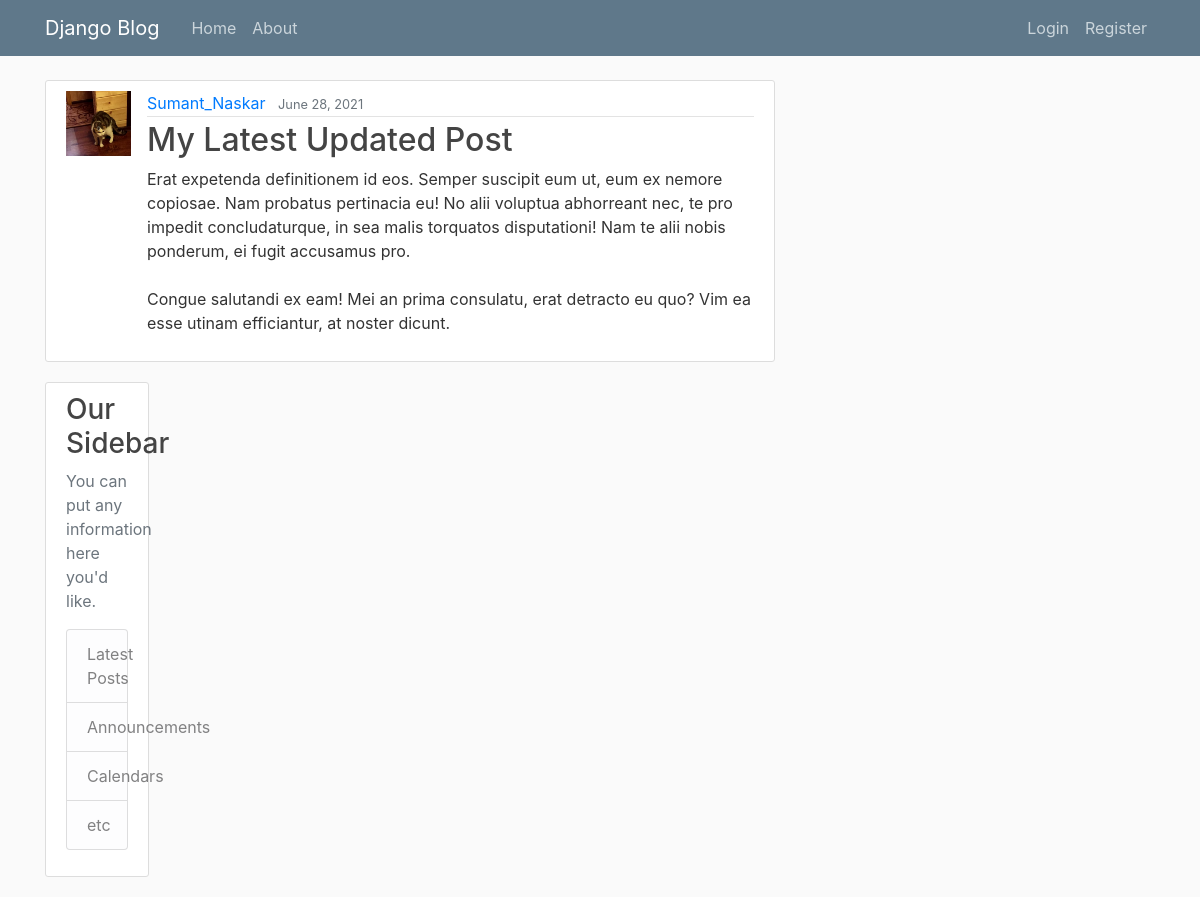
The page /post/30/ on the database its author committed.
### blog/models.py (models this page shows, shortened)
class Post(models.Model):
    title = models.CharField(max_length=100)
    content = models.TextField()
    date_posted = models.DateTimeField(default = timezone.now)
    author = models.ForeignKey(User, on_delete = models.CASCADE)

### users/models.py (models this page shows, shortened)
class Profile(models.Model):
    user = models.OneToOneField(User, on_delete = models.CASCADE)
    image = models.ImageField(default = 'default.jpg', upload_to = 'profile_pics')

### blog/views.py (the view)
# urls.py: path('post/<int:pk>/', PostDetailView.as_view(), name='post-detail'),
class PostDetailView(DetailView):
    model = Post

### blog/templates/blog/post_detail.html (shortened to what this page needs)
{% extends "blog/base.html" %}
{% block content %}
    <article class="media content-section">
        <img class="rounded-cirlce article-img" src="{{ object.author.profile.image.url }}">
        <div class="media-body">
            <div class="article-metadata">
                <a class="mr-2" href="{% url 'user-posts' object.author.username %}">{{ object.author }}</a>
                <small class="text-muted">{{ object.date_posted|date:"F d, Y" }}</small>
            </div>
            <h2><a class="article-title">{{ object.title }}</h2>
            <p class="article-content">{{ object.content }}</p>
        </div>
    </article>
{% endblock content %}

### blog/static/blog/main.css (style rules this page uses)
body { background: #fafafa; color: #333333; margin-top: 5rem; }
h1, h2, h3, h4, h5, h6 { color: #444444; }
.content-section { background: #ffffff; padding: 10px 20px; border: 1px solid #dddddd; border-radius: 3px; margin-bottom: 20px; }
.article-title { color: #444444; }
.article-content { white-space: pre-line; }
.article-img { height: 65px; width: 65px; margin-right: 16px; }
.article-metadata { padding-bottom: 1px; margin-bottom: 4px; border-bottom: 1px solid #e3e3e3 }

### rows shown on the page
Post: author.profile.image (picture), author "Sumant_Naskar", date_posted "June 28, 2021", title "My Latest Updated Post", content "Erat expetenda definitionem id eos. Semper suscipit eum ut, eum ex nemore copiosae. Nam probatus pertinacia eu! No alii voluptua abhorreant nec, te pro impedit concludaturque, in sea malis torquatos disputationi! Nam te alii nobis ponderum, ei fugit accusamus pro. Congue salutandi ex eam! Mei an prima consulatu, erat detracto eu quo? Vim ea esse utinam efficiantur, at noster dicunt."
